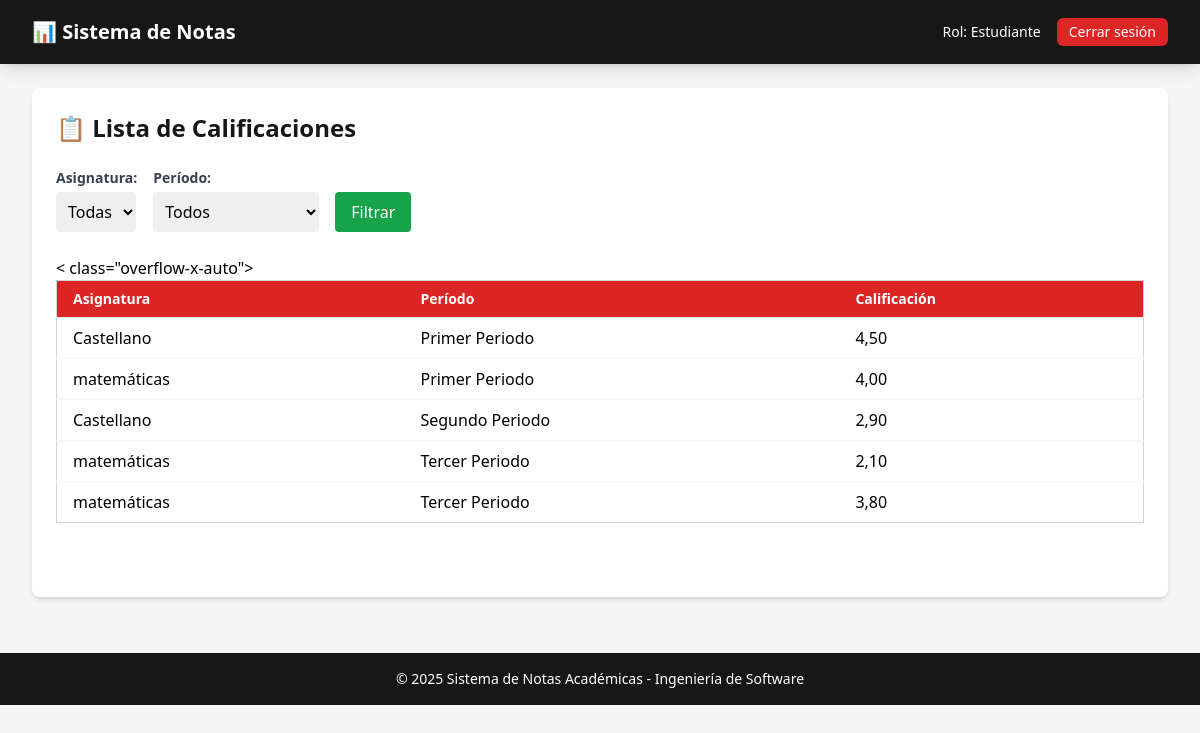
Page /academico/calificaciones_estudiante/ (signed in) on the committed database.
### academico/models.py (models this page shows, shortened)
class Calificacion(models.Model):
    class Meta:
        indexes = [
            models.Index(fields=['estudiante', 'asignatura']),
            models.Index(fields=['periodo']),
            models.Index(fields=['profesor'])
        ]
        ordering = ['-periodo__nombre', 'asignatura__nombre']
    estudiante = models.ForeignKey(Estudiante, on_delete=models.CASCADE)
    profesor = models.ForeignKey(Profesor, on_delete=models.CASCADE)
    asignatura = models.ForeignKey(Asignatura, on_delete=models.CASCADE)
    periodo = models.ForeignKey(Periodo, on_delete=models.CASCADE)
    tipo_evaluacion = models.CharField(max_length=50, default="Final")  # Ej: Parcial, Final, etc.
    nota = models.DecimalField(max_digits=4, decimal_places=2)

class Asignatura(models.Model):
    nombre = models.CharField(max_length=100)

class Periodo(models.Model):
    nombre = models.CharField(max_length=100)

### academico/views.py (the view)
# urls.py: path('calificaciones_estudiante/', views.calificaciones_estudiante, name='calificaciones_estudiante'),
@login_required
def calificaciones_estudiante(request):
    if request.user.rol != 'estudiante':
        messages.error(request, "No tienes permisos para acceder a esta página.")
        return redirect('login')
    try:
        estudiante = Estudiante.objects.get(user=request.user)
        calificaciones = Calificacion.objects.filter(estudiante=estudiante).order_by('periodo', 'asignatura__nombre')
        periodos = Periodo.objects.all()
        periodo_actual = request.GET.get('periodo')
        if periodo_actual:
            calificaciones = calificaciones.filter(periodo__id=periodo_actual)
        return render(request, 'academico/calificaciones_estudiante.html', {
            'calificaciones': calificaciones,
            'periodos': periodos,
            'periodo_actual': periodo_actual
        })
    except Estudiante.DoesNotExist:
        messages.error(request, "No se encontró el perfil de estudiante asociado a tu cuenta.")
        return redirect('login')

### academico/templates/academico/calificaciones_estudiante.html (shortened to what this page needs)
{% extends 'base_generic.html' %}
{% block content %}
<div class="bg-white p-6 rounded-lg shadow-md">
    <h2 class="text-2xl font-bold text-academic-secondary mb-6">📋 Lista de Calificaciones</h2>
   <form method="get" class="flex flex-wrap gap-4 items-center mb-6">
    <div>
        <label class="block mb-1 font-semibold text-sm text-gray-700">Asignatura:</label>
        <select name="asignatura" class="border-gray-300 rounded p-2">
            <option value="">Todas</option>
        </select>
    </div>
    <div>
        <label class="block mb-1 font-semibold text-sm text-gray-700">Período:</label>
        <select name="periodo" class="border-gray-300 rounded p-2">
            <option value="">Todos</option>
        </select>
    </div>
    <div class="self-end">
        <button type="submit" class="bg-green-600 text-white px-4 py-2 rounded hover:bg-green-700 transition">Filtrar</button>
    </div>
</form>
    < class="overflow-x-auto">
        <table class="min-w-full divide-y divide-gray-200 border border-gray-300">
            <thead class="bg-academic-primary text-white">
                <tr>
                    <th class="px-4 py-2 text-left text-sm font-semibold">Asignatura</th>
                    <th class="px-4 py-2 text-left text-sm font-semibold">Período</th>
                    <th class="px-4 py-2 text-left text-sm font-semibold">Calificación</th>
                </tr>
            </thead>
            <tbody class="bg-white divide-y divide-gray-100">
                {% for calificacion in calificaciones %}
                    <tr class="hover:bg-gray-50">
                        <td class="px-4 py-2">{{ calificacion.asignatura.nombre }}</td>
                        <td class="px-4 py-2">{{ calificacion.periodo.nombre }}</td>
                        <td class="px-4 py-2">{{ calificacion.nota|default:"-"|floatformat:2 }}</td>
                    </tr>
                {% empty %}
                    <tr>
                        <td colspan="4" class="px-4 py-4 text-center text-gray-500">No hay calificaciones registradas.</td>
                    </tr>
                {% endfor %}
            </tbody>
        </table>
{% endblock %}

### rows in the picture
Calificacion: asignatura.nombre "Castellano", periodo.nombre "Primer Periodo", nota "4,50"
Calificacion: asignatura.nombre "matemáticas", periodo.nombre "Primer Periodo", nota "4,00"
Calificacion: asignatura.nombre "Castellano", periodo.nombre "Segundo Periodo", nota "2,90"
Calificacion: asignatura.nombre "matemáticas", periodo.nombre "Tercer Periodo", nota "2,10"
Calificacion: asignatura.nombre "matemáticas", periodo.nombre "Tercer Periodo", nota "3,80"
